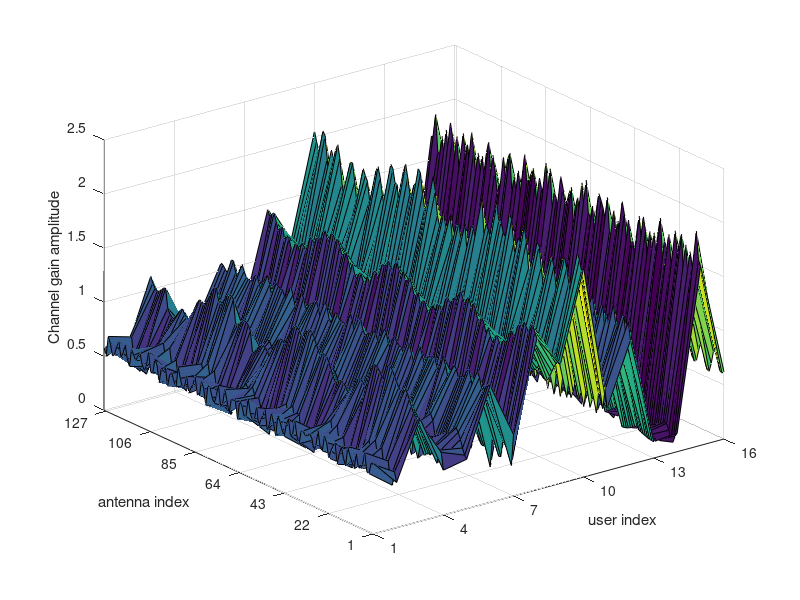
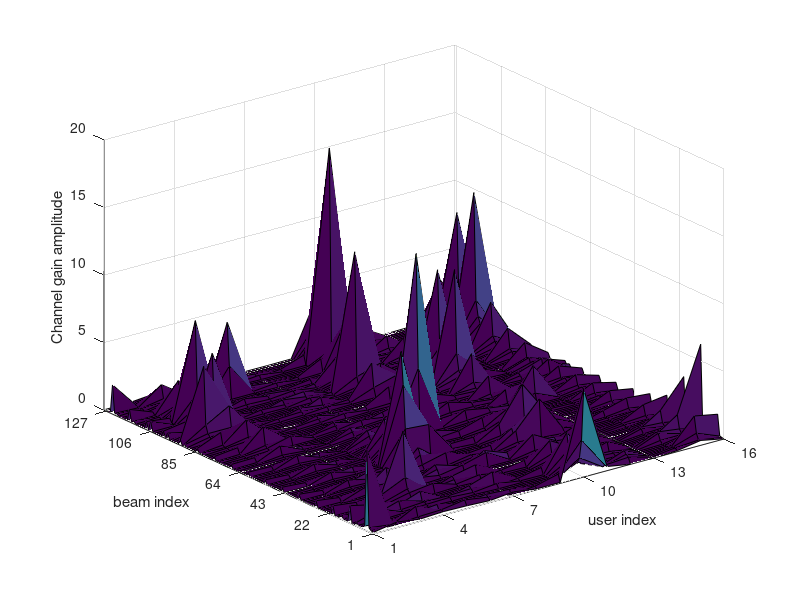
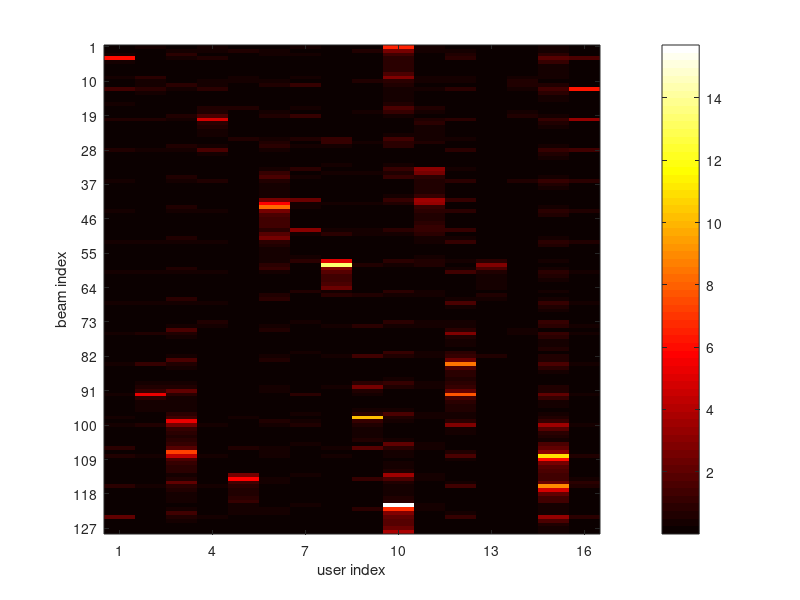
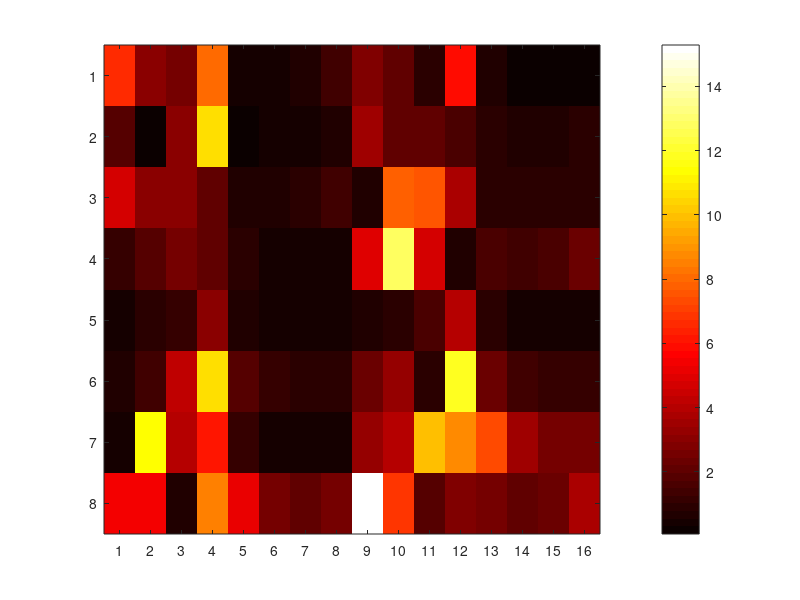

These figures' MATLAB source, in order: (Note: this script raises an error after producing the figures.)
%UPA_DLA_Beamspace
clear;close all;clc;

% parameters settings
Nx = 16;   % TX antenna nums
Ny = 8;    % TX antenna nums
K = 16;    % user nums
L = 2;     % NLOS path nums
%SNR = 30; % SNR in dB
var = [1, 0.01, 0.01]; % channel attenuation

N = Nx*Ny;
% original channel matrix
H = zeros(N, K);

% set Only LOS components
%L = 0;

for k=1:K
    % random distribution of channel parameters
    theta_a = rand(1, L+1)-0.5;      % azimuth cos(0-180)
    %theta_e = rand(1, L+1)-0.5;
    theta_e = rand(1, L+1)*(-1*0.5); % elevation cos(90-180)
    
    beta = sqrt(var/2).*(randn(1, L+1) +1i*randn(1, L+1));
    % array steering vector
    a_a = exp(-2*1i*pi*theta_a'*((0:Nx-1)-(Nx-1)/2))';
    a_e = exp(-2*1i*pi*theta_e'*((0:Ny-1)-(Ny-1)/2))';
    
    h_k = zeros(N, 1);
    for l=1:L+1
        a(:,l) = kron(a_a(:,l), a_e(:,l));
        h_k = h_k + kron(beta(:,l), a(:,l));
    end
    H(:, k) = h_k;

end

%disp(H);
%save('ori_H.mat', 'H')
figure(1);
[X, Y] = meshgrid(1:K, 1:N); % x and y in reverse
surf(X, Y, abs(H));
xlim([1,K]);
ylim([1,N]);
%axis auto;
set(gca, 'xtick', 1:3:K);
set(gca, 'ytick', 1:21:N);
xlabel('user index');
ylabel('antenna index');
zlabel('Channel gain amplitude');
%saveas(gcf,'ori_channel.eps', 'psc2');

% construct U matrix for beamspace
theta_b1 = ((1:Nx)-(Nx+1)/2)/Nx;
theta_b2 = ((1:Ny)-(Ny+1)/2)/Ny;
for n=1:Nx
    b_aa = exp(-2*1i*pi*theta_b1(n)*((0:Nx-1)-(Nx-1)/2))';
    U_a(:, n) = sqrt(1/Nx)*b_aa;
end
U_a = U_a';

for n=1:Ny
    b_ae = exp(-2*1i*pi*theta_b2(n)*((0:Ny-1)-(Ny-1)/2))';
    U_e(:, n) = sqrt(1/Ny)*b_ae;
end
U_e = U_e';

% beamspace channel matrix
U = kron(U_a, U_e);
H_b = U*H;


figure(2);
surf(X, Y, abs(H_b));
xlim([1,K]);
ylim([1,N]);
%axis auto;
set(gca, 'xtick', 1:3:K);
set(gca, 'ytick', 1:21:N);
xlabel('user index');
ylabel('beam index');
zlabel('Channel gain amplitude');
%saveas(gcf,'beam_channel.eps', 'psc2');

figure(3);
colormap('hot');
imagesc(abs(H_b));
colorbar;
set(gca, 'xtick', 1:3:K);
set(gca, 'ytick', 1:9:N);
xlabel('user index');
ylabel('beam index');

% Nx*Ny matrix for a UPA
c_b = sum(H_b, 2);
C_b = reshape(c_b, Nx, Ny)';

figure(4);
colormap('hot');
imagesc(abs(C_b));
colorbar;
% xlim([-0.5, 0.5]);
% ylim([-0.5, 0.5]);
set(gca, 'xtick', 1:Nx);
set(gca, 'ytick', 1:Ny);
set(gca,'XTickLabel',round(theta_b1, 1));
set(gca,'YTickLabel',round(theta_b2, 1));
xlabel('azimuth');
ylabel('elevation');
%saveas(gcf,'beam_channel.eps', 'psc2');


figure(5);
b = bar3(abs(C_b));
% xlim([1,Nx]);
% ylim([1,Ny]);
% set(gca, 'xtick', 1:3:Nx);
% set(gca, 'ytick', 1:3:Ny);
colorbar;
% color in height
for k = 1:length(b)
    zdata = b(k).ZData;
    b(k).CData = zdata;
    b(k).FaceColor = 'interp';
end
